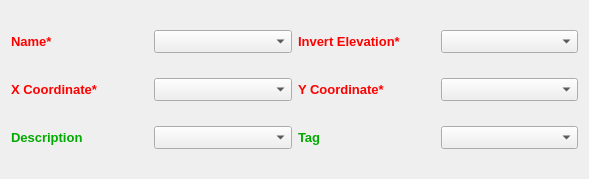
            <widget class="QWidget" name="scrollAreaWidgetContents_4">
             <property name="geometry">
              <rect>
               <x>0</x>
               <y>0</y>
               <width>589</width>
               <height>179</height>
              </rect>
             </property>
             <layout class="QGridLayout" name="gridLayout_5">
              <item row="1" column="1">
               <widget class="QComboBox" name="comboOutfallName">
                <property name="font">
                 <font>
                  <pointsize>10</pointsize>
                  <weight>50</weight>
                  <bold>false</bold>
                 </font>
                </property>
               </widget>
              </item>
              <item row="3" column="0">
               <widget class="QLabel" name="label_43">
                <property name="font">
                 <font>
                  <pointsize>10</pointsize>
                  <weight>75</weight>
                  <bold>true</bold>
                 </font>
                </property>
                <property name="styleSheet">
                 <string notr="true">color:rgb(255, 0, 0)</string>
                </property>
                <property name="text">
                 <string>X Coordinate*</string>
                </property>
               </widget>
              </item>
              <item row="1" column="0">
               <widget class="QLabel" name="label_45">
                <property name="font">
                 <font>
                  <pointsize>10</pointsize>
                  <weight>75</weight>
                  <bold>true</bold>
                 </font>
                </property>
                <property name="styleSheet">
                 <string notr="true">color:rgb(255, 0, 0)</string>
                </property>
                <property name="text">
                 <string>Name*</string>
                </property>
               </widget>
              </item>
              <item row="3" column="1">
               <widget class="QComboBox" name="comboOutfallX">
                <property name="font">
                 <font>
                  <pointsize>10</pointsize>
                  <weight>50</weight>
                  <bold>false</bold>
                 </font>
                </property>
               </widget>
              </item>
              <item row="1" column="2">
               <widget class="QLabel" name="label_40">
                <property name="font">
                 <font>
                  <pointsize>10</pointsize>
                  <weight>75</weight>
                  <bold>true</bold>
                 </font>
                </property>
                <property name="styleSheet">
                 <string notr="true">color:rgb(255, 0, 0)</string>
                </property>
                <property name="text">
                 <string>Invert Elevation*</string>
                </property>
               </widget>
              </item>
              <item row="1" column="3">
               <widget class="QComboBox" name="comboOutfallInvertElevation">
                <property name="font">
                 <font>
                  <pointsize>10</pointsize>
                  <weight>50</weight>
                  <bold>false</bold>
                 </font>
                </property>
               </widget>
              </item>
              <item row="3" column="2">
               <widget class="QLabel" name="label_35">
                <property name="font">
                 <font>
                  <pointsize>10</pointsize>
                  <weight>75</weight>
                  <bold>true</bold>
                 </font>
                </property>
                <property name="styleSheet">
                 <string notr="true">color:rgb(255, 0, 0)</string>
                </property>
                <property name="text">
                 <string>Y Coordinate*</string>
                </property>
               </widget>
              </item>
              <item row="3" column="3">
               <widget class="QComboBox" name="comboOutfallY">
                <property name="font">
                 <font>
                  <pointsize>10</pointsize>
                  <weight>50</weight>
                  <bold>false</bold>
                 </font>
                </property>
               </widget>
              </item>
              <item row="5" column="0">
               <widget class="QLabel" name="label_47">
                <property name="font">
                 <font>
                  <pointsize>10</pointsize>
                  <weight>75</weight>
                  <bold>true</bold>
                 </font>
                </property>
                <property name="styleSheet">
                 <string notr="true">color:rgb(0, 170, 0)</string>
                </property>
                <property name="text">
                 <string>Description</string>
                </property>
               </widget>
              </item>
              <item row="5" column="1">
               <widget class="QComboBox" name="comboOutfallDescription">
                <property name="font">
                 <font>
                  <pointsize>10</pointsize>
                  <weight>50</weight>
                  <bold>false</bold>
                 </font>
                </property>
               </widget>
              </item>
              <item row="5" column="2">
               <widget class="QLabel" name="label_46">
                <property name="font">
                 <font>
                  <pointsize>10</pointsize>
                  <weight>75</weight>
                  <bold>true</bold>
                 </font>
                </property>
                <property name="styleSheet">
                 <string notr="true">color:rgb(0, 170, 0)</string>
                </property>
                <property name="text">
                 <string>Tag</string>
                </property>
               </widget>
              </item>
              <item row="5" column="3">
               <widget class="QComboBox" name="comboOutfallTag">
                <property name="font">
                 <font>
                  <pointsize>10</pointsize>
                  <weight>50</weight>
                  <bold>false</bold>
                 </font>
                </property>
               </widget>
              </item>
             </layout>
            </widget>
